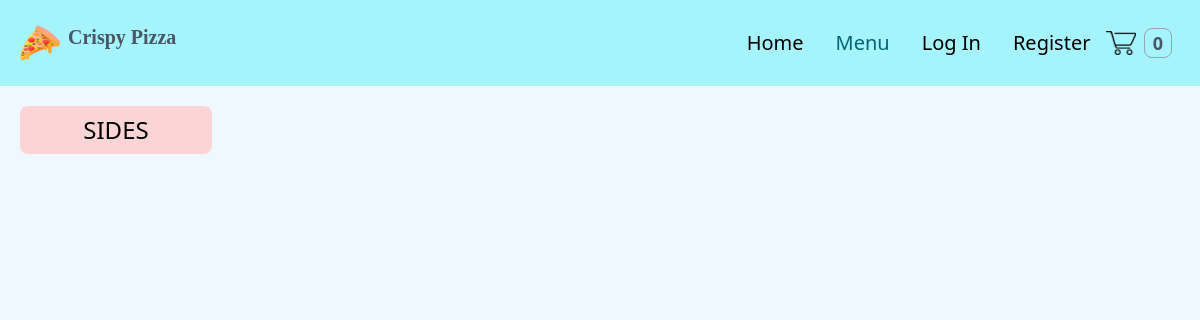
/sides/, run on an earlier commit of the app's database.
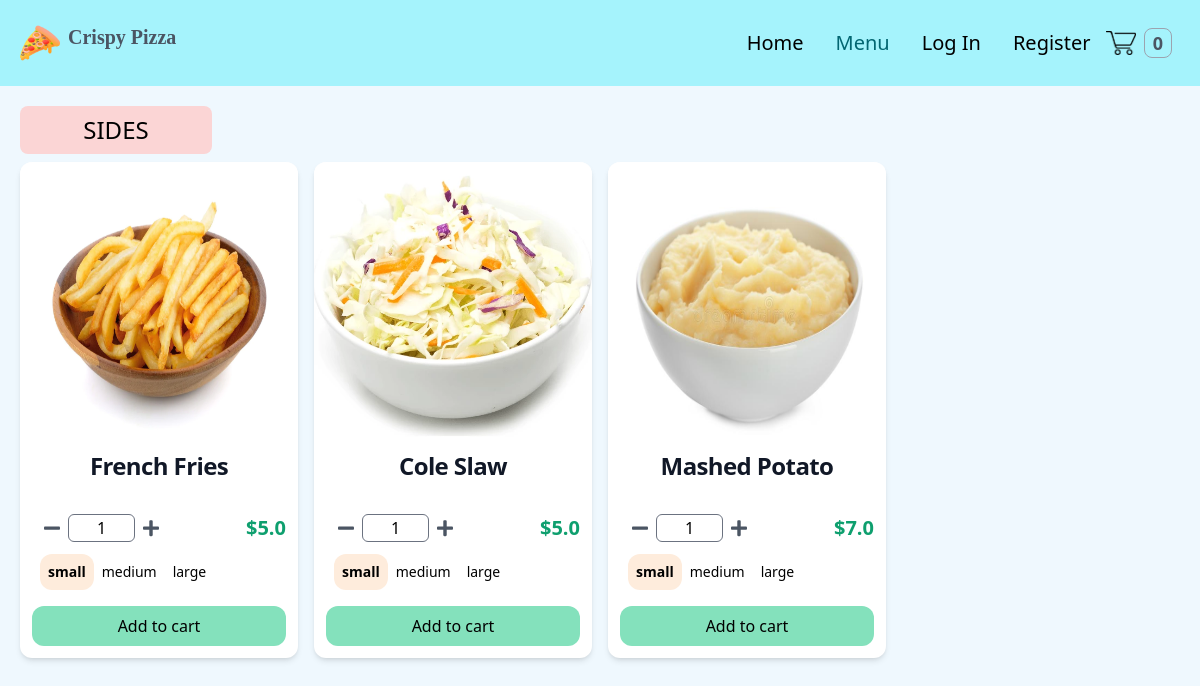
And on a later commit of the database.
### store/models.py (models this page shows, shortened)
class Product(models.Model):
    id = models.UUIDField(primary_key=True, default=uuid.uuid4, editable=False)
    name = models.CharField(max_length=100)
    price = models.DecimalField(max_digits=6, decimal_places=2, blank=True, null=True)
    desc = models.TextField(max_length=500, blank=True, null=True)
    image = models.ImageField(blank=True, upload_to="images")
    created_at = models.DateField(auto_now_add=True)
    updated_at = models.DateField(auto_now=True)
    product_category = models.ForeignKey(
        "Category", on_delete=models.CASCADE, null=True, blank=True
    )
    class Meta:
        ordering = ("product_category",)
    def image_tag(self):  # pragma: no cover
        if self.image:
            return mark_safe(f'<img src="{self.image.url}" width="100" height="100" />')
    image_tag.short_description = "Image"
    @property
    def get_product_variants(self):
        variants = self.productvariant_set.all()
        return variants
    @property
    def has_variants(self):
        if self.productvariant_set.count() > 0:
            return True
        else:
            return False

class ProductVariant(models.Model):
    title = models.CharField(max_length=100, blank=True, null=True)
    product = models.ForeignKey(Product, on_delete=models.CASCADE)
    size = models.ForeignKey(Size, on_delete=models.CASCADE)
    price = models.DecimalField(max_digits=6, decimal_places=2)

class Size(models.Model):
    name = models.CharField(max_length=20, blank=True, null=True, unique=True)
    def __str__(self):
        return self.name

### store/views.py (the view)
# urls.py: path("sides/", views.sides, name="sides"),
def sides(request):
    products = Product.objects.filter(product_category__name="Side")
    context = {"products": products}
    return render(request, "store/sides.html", context=context)

### store/context_processors.py (called while the page is built)
def get_cart_quantity(request):
    if request.user.is_authenticated:
        try:
            customer = request.user.customer
        except:
            number_of_items = 0
    else:
        try:
            customer, created = Customer.objects.get_or_create(
                device=request.COOKIES["device"]
            )
        except:
            number_of_items = 0
    try:
        customer_order = Order.objects.filter(customer=customer, complete=False)[0]
        number_of_items = customer_order.get_cart_items
    except:
        number_of_items = 0
    return {"cart_quantity": number_of_items}

### store/templates/store/sides.html (shortened to what this page needs)
{% extends "store/base.html" %} {% block content %} {% load static %}
<div class="flex flex-col items-center">
  <h1 class="mt-5 text-2xl text-center uppercase rounded-lg ml-5 mr-auto py-2 w-48 bg-red-200">
    Sides
  </h1>
  <div class="grid sm:grid-cols-1 md:grid-cols-3 lg:grid-cols-4 xl:grid-cols-5 2xl:grid-cols-6 mx-3">
    {% for product in products %}
    <div class="flex flex-col m-2 bg-white rounded-xl shadow-md individual-container">
      {% if product.image %}
      <img class="h-72 w-full rounded-t-xl" src="{{ product.image.url }}" alt="" />
      {% endif %}
      <h5 class="mb-2 text-center text-2xl font-semibold tracking-tight text-gray-900">
        {{product.name}}
      </h5>
      <form action="{% url 'order:add_to_cart' product.id %}" method="post" class="text-center items-center mt-auto p-3"
        id="product-form" onkeydown="return event.key != 'Enter';">
        <div class="flex my-3">
          <div class="flex ml-3 w-4/5">
            <button class="decrement" type="button">
              <svg class="fill-current text-gray-600 w-4" viewBox="0 0 448 512">
                <path
                  d="M416 208H32c-17.67 0-32 14.33-32 32v32c0 17.67 14.33 32 32 32h384c17.67 0 32-14.33 32-32v-32c0-17.67-14.33-32-32-32z" />
              </svg>
            </button>
            <input class="w-1/3 h-7 mx-2 text-center rounded-md" type="number" value="1" name="quantity" min="1"
              oninput="validity.valid||(value='1');" required />
            <button class="increment" type="button">
            </button>
          </div>
          {% if product.has_variants %}
          <div class="flex items-center font-bold text-xl text-green-500">
            {% for variant in product.get_product_variants %}
            <p
              class="prices-{{forloop.parentloop.counter}} {{variant.size}}-{{forloop.parentloop.counter}} {% if not forloop.first %} hidden {% endif %}">
              ${{variant.price|floatformat:1}}
            </p>
            {% endfor %}
          </div>
          {% else %}
          <div class="flex items-center font-bold text-xl text-green-500">
            <p>${{product.price|floatformat:1}}</p>
          </div>
          {% endif %}
        </div>
        {% if product.has_variants %}
        <div class="flex m-2 w-1/2">
          {% for variant in product.get_product_variants%}
          <div class="flex">
            <label for="{{variant.size}}-{{forloop.parentloop.counter}}" class="cursor-pointer select-none rounded-xl p-2 text-sm text-center peer-checked:font-bold
              {% if forloop.counter == 1 %} peer-checked:bg-orange-100
              {% elif forloop.counter == 2 %} peer-checked:bg-orange-200
              {% elif forloop.counter == 3 %} peer-checked:bg-orange-300
              {% else %} peer-checked:bg-orange-400 {% endif %}">{{variant.size}}
            </label>
          </div>
          {% endfor %}
        </div>
        {% else %}
        <div class="p-5"></div>
        {% endif %}
        <div class="flex">
          <button class="bg-green-300 hover:bg-green-500 rounded-xl w-full py-2 mt-2 js-add" type="button">
            Add to cart
          </button>
        </div>
      </form>
    </div>
    {% endfor %}
  </div>
</div>
{% endblock %}

### store/templates/store/base.html (shortened to what this page needs)
{% load static %}
<!DOCTYPE html>
<html lang="en">
<head>
  <link rel="stylesheet" href="{% static 'store/src/styles.css' %}" />
  <link rel="stylesheet" href="{% static 'store/src/customStyles.css' %}" />
  <link rel="stylesheet" href="//cdnjs.cloudflare.com/ajax/libs/timepicker/1.3.5/jquery.timepicker.min.css" />
</head>
<body class="m-0 p-0 bg-sky-100/50">
  <nav class="p-5 flex bg-cyan-200">
    <div class="flex justify-between items-center">
      <a href="{% url 'store:products' %}" class="flex">
        <img class="h-10 inline" src="{% static 'store/images/pizza.png' %}" />
        <span class="invisible md:visible ml-2 text-xl text-gray-600 cursor-pointer font-[Poppins] font-semibold">
          Crispy Pizza</span>
      </a>
    </div>
    {% with request.resolver_match.url_name as url_name %}
    <ul class="flex ml-auto items-center">
      <li
        class="text-xl mx-4 hover:text-teal-900 duration-500 {% if url_name == 'products' %} text-teal-700 {% endif %}">
        <a href="{% url 'store:products' %}">Home</a>
      </li>
      <li id="menu" class="text-xl">
        <div class="dropdown inline-block relative z-10">
          <button
            class="hover:text-teal-900 py-2 px-4 inline-flex items-center {% if url_name in 'pizzas, drinks, sides' %} text-teal-700 {% endif %}">
            Menu
          </button>
        </div>
      </li>
      {% if user.is_authenticated %}
      <li class="text-xl mx-4 hover:text-teal-900 duration-500">
        <a href="{% url 'users:logout' %}">Log Out</a>
      </li>
      {% else %}
      <li class="text-xl mx-4 hover:text-teal-900 duration-500 {% if url_name == 'login' %} text-teal-700 {% endif %}">
        <a href="{% url 'users:login' %}">Log In</a>
      </li>
      <li
        class="text-xl mx-4 hover:text-text-teal-900 duration-500 {% if url_name == 'register' %} text-teal-700 {% endif %}">
        <a href="{% url 'users:register' %}">Register</a>
      </li>
      {% endif %}
      <li class="shrink-0">
        <a href="{% url 'order:cart' %}">
          <img class="h-6" src="{% static 'store/images/cart1.png' %}" alt="cart" id="cart-image" />
        </a>
      </li>
      <li class="p-2">
        <div class="rounded-lg border border-gray-400 px-2">
          <p class="cart-count text-lg text-gray-600 font-semibold">
            {{cart_quantity}}
          </p>
        </div>
      </li>
    </ul>
    {% endwith %}
  </nav>
  {% block content %} {% endblock %}
</body>
</html>

What changed in the data, as far as the page shows it:
added Product: image (picture), name "French Fries"
added ProductVariant: price "5.0", size "small"
added ProductVariant: size "medium", shown under "French Fries"
added ProductVariant: size "large", shown under "French Fries"
added Product: image (picture), name "Cole Slaw"
added ProductVariant: price "5.0", size "small"
added ProductVariant: size "medium", shown under "Cole Slaw"
added ProductVariant: size "large", shown under "Cole Slaw"
added Product: image (picture), name "Mashed Potato"
added ProductVariant: price "7.0", size "small"
added ProductVariant: size "medium", shown under "Mashed Potato"
added ProductVariant: size "large", shown under "Mashed Potato"
